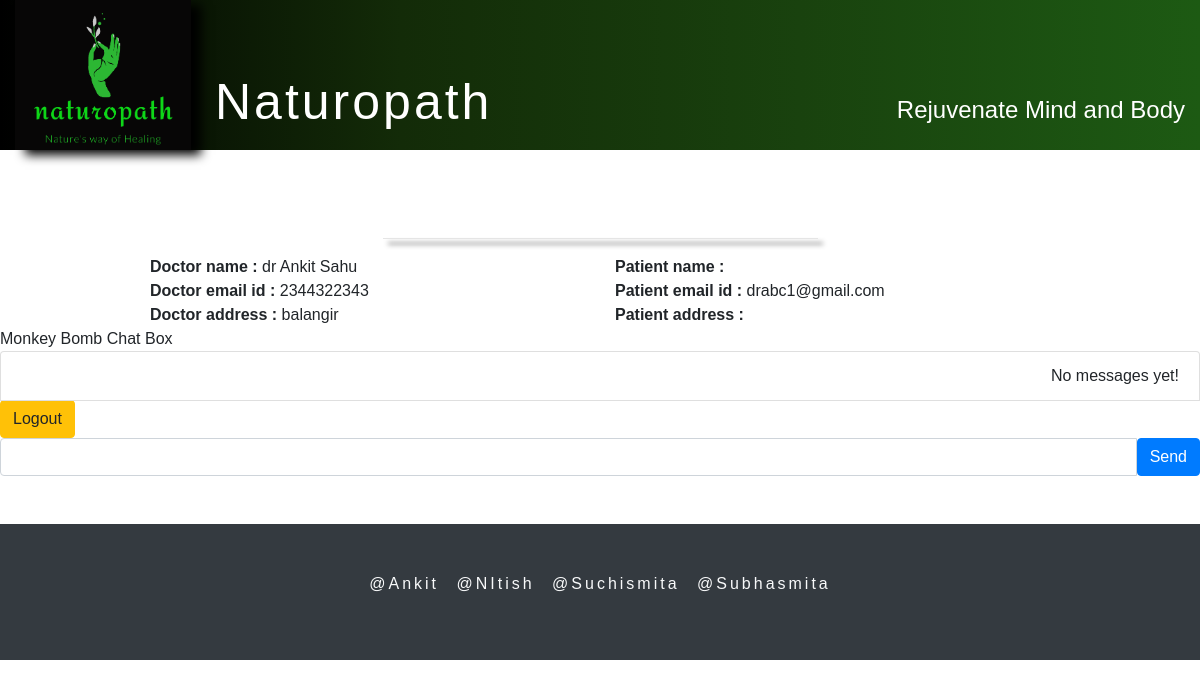
The app's page /patient/p_chatting/5/ (signed in) with its own data.
### doctor/models.py (models this page shows, shortened)
class Doctor(models.Model):
    user=models.OneToOneField(User, on_delete=models.CASCADE, primary_key=True)
    Is_patient = models.BooleanField(default=False)
    Is_doctor = models.BooleanField(default=True)
    name = models.CharField(max_length=50)
    dob = models.DateField()
    pin = models.IntegerField(null=True)
    address = models.CharField(max_length=100)
    specialist = models.CharField(max_length=30, null=True)
    mobile_no = models.CharField(max_length=13)
    gender = models.CharField(max_length=10,null=True)
    qualification = models.CharField(max_length=40, null=True)
    experience = models.IntegerField(null=True)
    fees = models.IntegerField(null=True, default=100)
    language = models.CharField( max_length=30 ,null=True, default='English')
    image = models.ImageField(upload_to='profile_img', blank=True,null=True)

### patient/views.py (the view)
# urls.py: path('p_chatting/<int:pk>/',views.p_chatting, name='p_chatting'),
@login_required
def p_chatting(request,pk):
    docobj= Doctor.objects.get(pk=pk)
    arg={'docobj':docobj}
    return render(request, 'patient/p_chatting.html',arg)

### patient/templates/patient/p_chatting.html (shortened to what this page needs)
{% extends 'patient/p_basic.html' %}
{% load static %}
{% block body %}
<div class="w-75 m-auto">
    <div class="container text-center pt-4 text-white">
        <h1><b>CHATTING PAGE  </b></h1>
        <hr class="w-50 " style="box-shadow: 5px 5px 5px #000000;">
    </div>
    <div class="row">
        <div class='col-xl-6 col-lg-6'>
            <span><Strong>Doctor name : </Strong> {{ docobj.name }} </span><br>
            <span><Strong>Doctor email id : </Strong> {{ docobj.mobile_no }} </span><br>
            <span><Strong>Doctor address : </Strong> {{ docobj.address }}</span><br>
        </div>
        <div class='col-xl-6 col-lg-6'>
            <span><Strong>Patient name : </Strong> {{ user.patient.name }}</span><br>
            <span><Strong>Patient email id : </Strong> {{ user.email }}</span><br>
            <span><Strong>Patient address : </Strong> {{ user.patient.mobile_no }}</span><br>
        </div>
    </div>
</div>
<div id="chat-body" class="panel panel-default">
    <div class="panel-heading">Monkey Bomb Chat Box</div>
    <div id="msg-list-div" class="panel-body">
        <ul id="msg-list" class="list-group">
            {% for obj in chat %}
                    {%if obj.user.username == "Robot"%}
                    <li class="list-group-item-item" style="font-size:20px;color:red"><center>{{ obj.message }}</center></li>
                    {%elif obj.user == request.user and obj.user.username != "Robot"%}
                    <li class="text-right list-group-item">{{ obj.message }}</li>
                        {%else%}
                    <li class="text-left list-group-item">{{ obj.message }}</li>
                    {%endif%}
                    {% empty %}
                    <li class="text-right list-group-item">No messages yet!</li>
            {% endfor %}
        </ul>
        <div><a class="btn btn-warning" id="clearall" type="Logout" value="Logout" href="../logout">Logout</a></div>
    </div>
</div>
<form id="chat-form" method="post" action="/post/">
    <div id="chat-bottom" class="input-group">
        <input type="text" id="chat-msg" name="chat-msg" class="form-control"/>
        <span class="input-group-btn">
        <div>
            <input class="btn btn-primary" id="send" type="submit" value="Send"/>
        </div>
        </span>
    </div>
</form>
{% endblock %}

### records on screen
Doctor: name "dr Ankit Sahu", mobile_no "2344322343", address "balangir"

### other values on screen
{{ user.email }} "drabc1@gmail.com"
